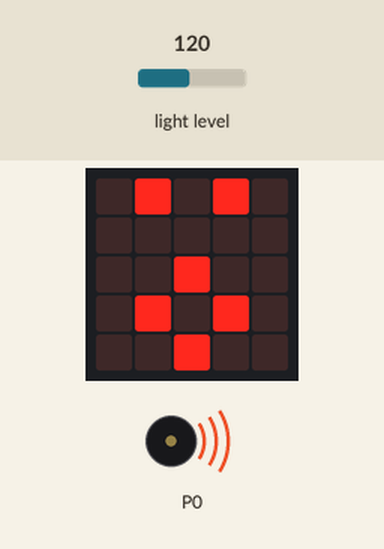
This program was run on a simulated BBC micro:bit running MicroPython. Shown: the board's 5×5 LED display, buzzer (waves = sounding). The inputs (shaded band) are chosen by the test bench; at power-on: light level 120.

Above: at 0.24 s.
At 19.2 s:
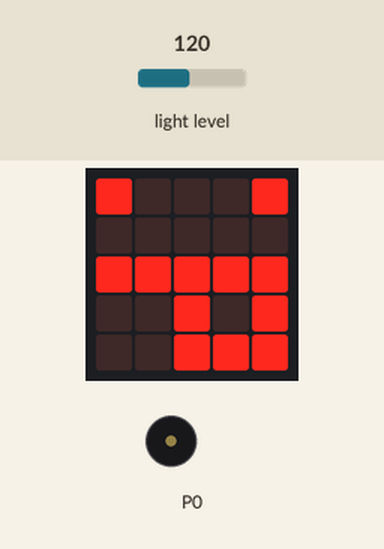
Timing chart, 0 to 130.0 s (numbered marks = the images above):
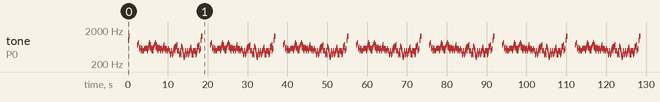

Measured:
- by itself, tone on P0: plays 988 Hz for 0.12 s, 1319 Hz for 0.36 s, 740 Hz for 0.24 s, 831 Hz for 0.24 s, 554 Hz for 0.12 s, 622 Hz for 0.24 s … (758 notes in this stretch)

The program:

drawer_ringtone.py
```python
from microbit import *
import music

def main():
    for i in range(5):
        display.show(Image.SILLY)
        sleep(300)
        display.clear()

def counting():
    pass
    # todo count how many times your drawer has been opened by introducing a variable into the program. when a button is pressed, it will scroll to show the variable which will contain an integer number

while True:
    if display.read_light_level() > 1:
        display.show(Image.SURPRISED)
        music.play(music.BA_DING)
        sleep(200)
        display.clear()
        sleep(100)
        main()
        music.play(music.NYAN)
    else:
        display.clear()

"""
while True:
    if display.read_light_level() > 70:
        display.show(Image(
        "90909:"
        "09990:"
        "99999:"
        "09990:"
        "90909"))
        music.play(music.RINGTONE)
    else:
        display.clear()
"""
```
